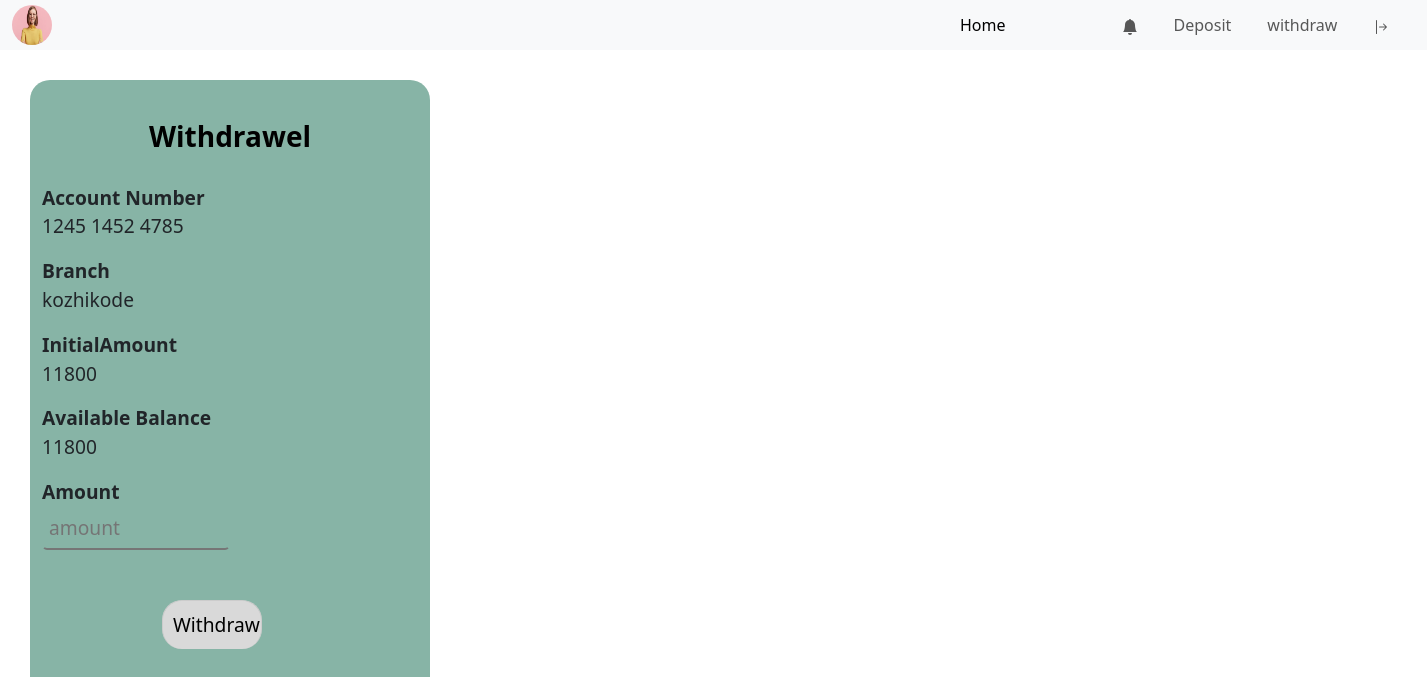
Before: /withdraw (signed in) with the older database file.
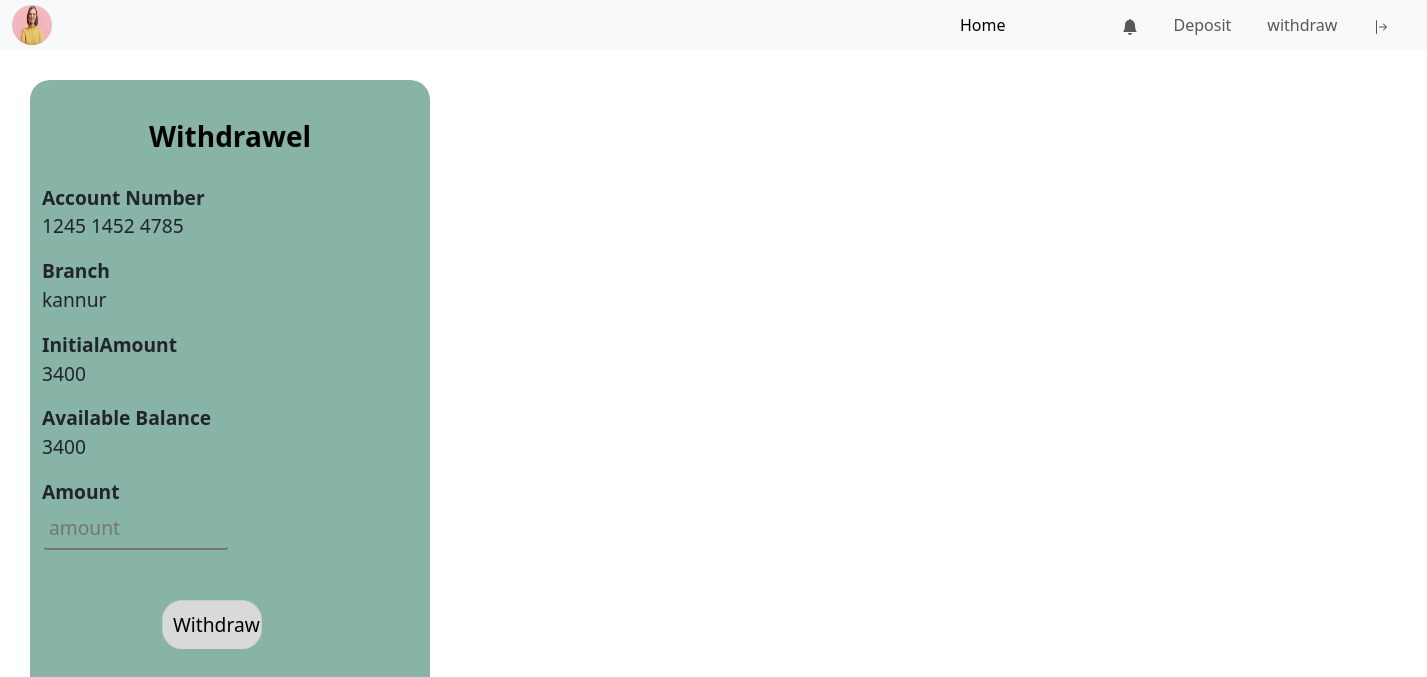
After: the same page with the newer database file.
### app/models.py (models this page shows, shortened)
class CustomeUser(AbstractUser):
    age=models.IntegerField(null=True,blank=True)
    Phonenumber=models.IntegerField(null=True,blank=True,unique=True)
    Address=models.CharField(null=True,blank=True,max_length=100)
    DOB=models.DateField(null=True,blank=True)
    InitialAmount=models.IntegerField(null=True,blank=True)
    AccountNumber=models.CharField(null=True,blank=True,max_length=100,unique=True)
    Pancardno=models.CharField(null=True,blank=True,max_length=100,unique=True)
    AdharNumber=models.CharField(null=True,blank=True,max_length=100,unique=True)
    Ifsc=models.IntegerField(null=True,blank=True)
    Branch=models.CharField(null=True,blank=True ,max_length=100)
    Pincode=models.IntegerField(null=True,blank=True)
    usertype=models.CharField(max_length=200)
    Image=models.FileField(null=True,blank=True)

### app/views.py (the view)
# urls.py: path('withdraw',views.withdraw,name='withdraw'),
def withdraw(request):
    datas=CustomeUser.objects.get(usertype='bank')
    data1=CustomeUser.objects.get(id=request.user.id)
    if request.method=='POST':
        amount = int(request.POST.get('amount'))
        if data1.InitialAmount <= amount or data1.InitialAmount-amount<1000:
            context={'message':'insufficient balance'}
            return render(request,'user/withdraw.html',{'context':'insufficient balance','data':data1,'datas':datas})
        if amount < 100:
                return render(request,'user/withdraw.html',{'error':"Can't withdraw money,minimum  200rs amount required",'data':data1,'datas':datas})
        else:
            data1.InitialAmount-=amount
            data1.save()
            a=transaction.objects.create(user_id=data1,details='Withdrawel',amount=amount,balance=data1.InitialAmount)
            a.save()
            return render(request,'user/withdraw.html',{'Withdrawel':'Amount Withdrawed','data':data1,'datas':datas})
    else:
        datas=CustomeUser.objects.get(usertype='bank')
        return render(request,'user/withdraw.html',{'data':data1,'datas':datas})

### template/user/withdraw.html (shortened to what this page needs)
{% extends 'user/home.html' %}
{% block content %}
<div  class="container">
    <form action="{% url 'withdraw' %}" method="POST">
        <h3>Withdrawel</h3>
            <label for="Account Numnber"><b>Account Number</b></label><br>
            <p>{{ data.AccountNumber}}</p>
            <label for="Branch"><b>Branch</b></label><br>
            <p>{{datas.Branch}}</p>
            <label for="InitialAmount"><b>InitialAmount</b></label><br>
            <p>{{data.InitialAmount}}</p>
            <label for="Available Balance"><b>Available Balance</b></label><br>
            <p>{{data.InitialAmount}}</p>
            <label for="Amount"><b>Amount</b></label><br>
            <input type="text" placeholder="amount" name="amount" ><br>
            <button type="submit">Withdraw</button>
            <div class="row d-flex">
                <h5 class="col-sm-12"><p>{{ context }}</p></h5>
            </div>
    </form>
</div>
{% endblock %}

Changed rows visible on the page:
removed CustomeUser: Branch "kozhikode"
changed CustomeUser (number 1 of 2 on the later page): InitialAmount "11800" → "3400"
added CustomeUser: Branch "kannur"
